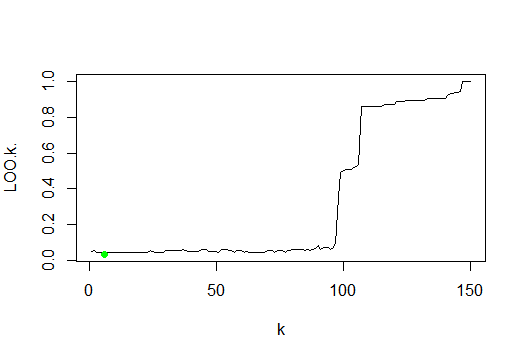

Write the R code that produced this figure.
## Евклидово расстояние
euclideanDistance <- function(u, v)
{
  sqrt(sum((u - v)^2))
}

## Сортируем объекты согласно расстояния до объекта z
sortObjectsByDist <- function(xl, z, metricFunction = euclideanDistance)
{
  l <- dim(xl)[1]
  n <- dim(xl)[2] - 1
  ## Создаём матрицу расстояний
  distances <- matrix(NA, l, 2)
  for (i in 1:l)
  {
    distances[i, ] <- c(i, metricFunction(xl[i, 1:n], z))
  }
  ## Сортируем
  orderedXl <- xl[order(distances[, 2]), ]
  return (orderedXl);
}

## Применяем метод kNN
kNN <- function(xl, z, k = c(6))
{
  ## Сортируем выборку согласно классифицируемого	объекта
  orderedXl <- sortObjectsByDist(xl, z)
  n <- dim(orderedXl)[2] - 1
  ## Получаем классы первых k соседей
  classes <- orderedXl[1:k[length(k)], n + 1]
  
  class <- c(seq(length(k)))
  
  for (i in seq(length(k)))
  {
    ## Составляем таблицу(+считает общее число элементов каждого "типа") встречаемости каждого класса
    counts <- table(orderedXl[1:i,n+1])
    ## Находим класс, который чаще всего встречается среди первых k соседей
    class[i] <- names(which.max(counts))
  }
  
  return (class)
}

looCV_kNN <- function(dat, algo) {
  l <- length(dat[[1]])
  correct <- rep(0, length(l))
  
  for (i in seq(l)) {
    print(i)
    trainData <- dat[-i, ]
    control <- dat[i, ]
    
    res <- algo(trainData, control[1:2], seq(l))
    correct <- correct + (res != control$Species)
  }
  
  res <- (correct/l)
  return (res)
}

demo <- function()
{
  dat <- iris[,3:5]
  res <- looCV_kNN(dat,kNN)
  
  dataRes <- as.data.frame(res)
  
  plot(data.frame("k"=seq(length(dat[[1]])), "LOO(k)"=res), type="l")
  
  minK <- which.min(dataRes$res)
  points(minK,dataRes$res[minK],type="p",pch = 16, col = "green",bg = "green")
}
demo()
